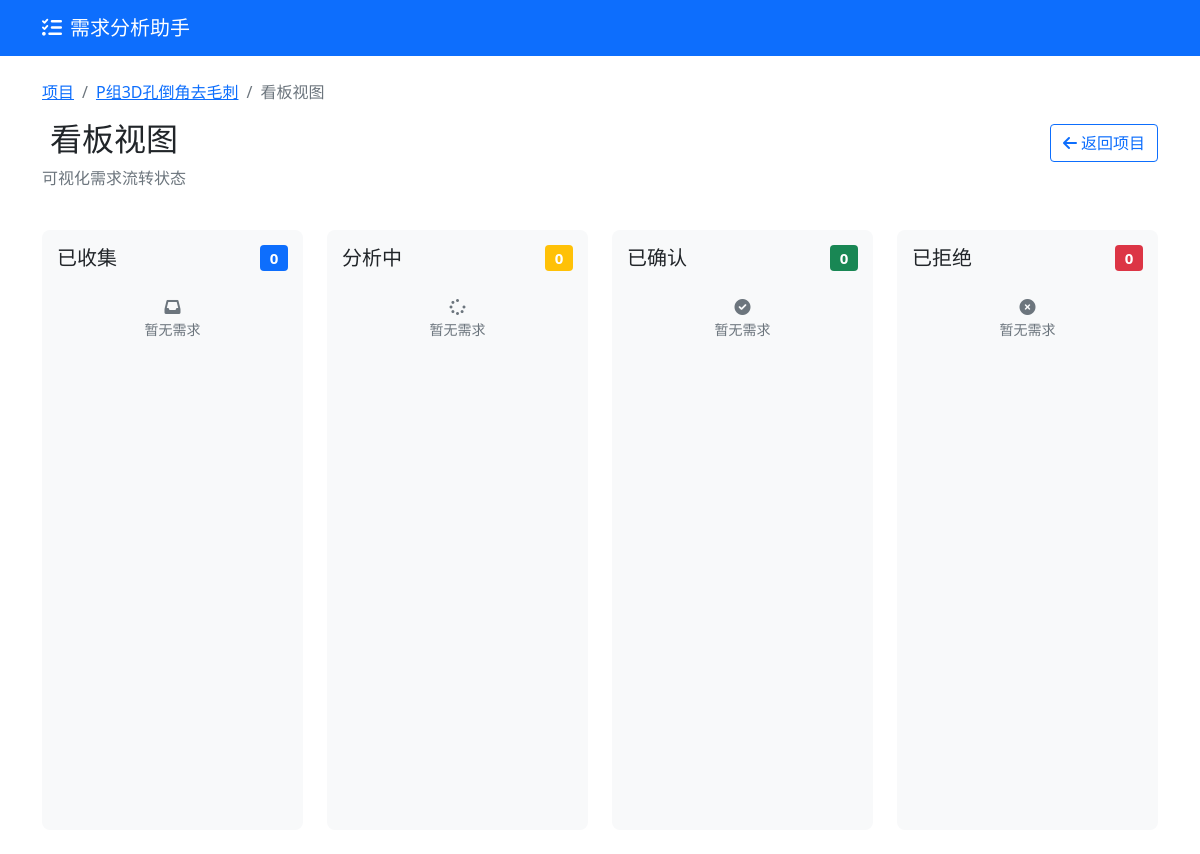
The app's page /project/1/kanban (signed in), older data.
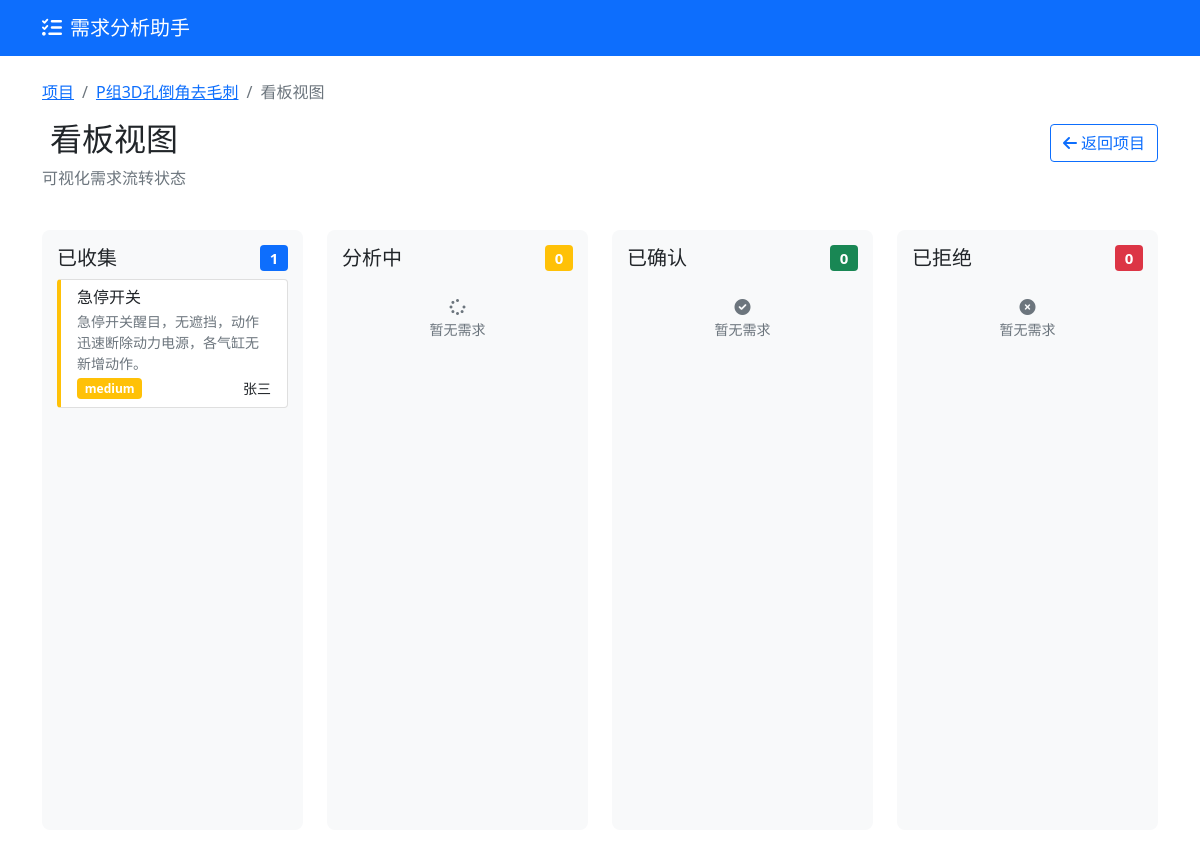
The same page, newer data.
### models.py (models this page shows)
class Requirement(db.Model):
    __tablename__ = 'requirements'
    id = db.Column(db.Integer, primary_key=True)
    project_id = db.Column(db.Integer, db.ForeignKey('projects.id'), nullable=False)
    title = db.Column(db.String(200), nullable=False)
    description = db.Column(db.Text)
    source = db.Column(db.String(100))  # 需求来源
    category = db.Column(db.String(50))  # 需求类别
    priority = db.Column(db.String(20), default='medium')  # low, medium, high, critical
    status = db.Column(db.String(20), default='collected')  # collected, analyzing, confirmed, rejected, completed
    acceptance_criteria = db.Column(db.Text)  # 验收标准
    created_at = db.Column(db.DateTime, default=datetime.utcnow)
    updated_at = db.Column(db.DateTime, default=datetime.utcnow, onupdate=datetime.utcnow)
    estimated_business_value = db.Column(db.Integer, default=5)  # 预估业务价值 (1-10)
    estimated_user_value = db.Column(db.Integer, default=5)      # 预估用户价值 (1-10)
    estimated_technical_value = db.Column(db.Integer, default=5) # 预估技术价值 (1-10)
    estimated_effort = db.Column(db.Integer, default=5)          # 预估工作量 (1-10)
    estimated_roi = db.Column(db.Float, default=0.0)             # 预估ROI
    actual_business_value = db.Column(db.Integer, default=0)     # 实际业务价值 (1-10)
    actual_user_value = db.Column(db.Integer, default=0)         # 实际用户价值 (1-10)
    actual_technical_value = db.Column(db.Integer, default=0)    # 实际技术价值 (1-10)
    actual_effort = db.Column(db.Integer, default=0)             # 实际工作量 (1-10)
    actual_roi = db.Column(db.Float, default=0.0)                # 实际ROI
    value_assessor = db.Column(db.String(100))                   # 价值评估人
    value_assessment_date = db.Column(db.DateTime)               # 价值评估日期
    actual_value_assessor = db.Column(db.String(100))            # 实际价值评估人
    actual_value_assessment_date = db.Column(db.DateTime)        # 实际价值评估日期

### app.py (the view)
@app.route('/project/<int:project_id>/kanban')
@login_required
def kanban_view(project_id):
    project = Project.query.get_or_404(project_id)
    requirements = Requirement.query.filter_by(project_id=project_id).all()
    status_groups = {
        'collected': [r for r in requirements if r.status == 'collected'],
        'analyzing': [r for r in requirements if r.status == 'analyzing'],
        'confirmed': [r for r in requirements if r.status == 'confirmed'],
        'rejected': [r for r in requirements if r.status == 'rejected']
    }
    response = make_response(render_template('kanban.html',
                          project=project,
                          status_groups=status_groups))
    return response

### app.py (called while the page is built)
@app.after_request
def after_request(response):
    response.headers["Cache-Control"] = "no-cache, no-store, must-revalidate"
    response.headers["Pragma"] = "no-cache"
    response.headers["Expires"] = "0"
    return response

def login_required(f):
    @functools.wraps(f)
    def decorated_function(*args, **kwargs):
        if 'user_id' not in session:
            return jsonify({'success': False, 'error': '需要登录'}), 401
        return f(*args, **kwargs)
    return decorated_function

### templates/kanban.html (shortened to what the changed rows need)
{% extends "base.html" %}
{% block content %}
<div class="row mb-4">
    <div class="col-12">
        <div class="d-flex justify-content-between align-items-center">
            <h2>看板视图</h2>
        </div>
    </div>
</div>
<div class="row">
    <div class="col-lg-3 col-md-6 mb-4">
        <div class="status-column" data-status="collected">
            <h5 class="d-flex justify-content-between align-items-center">
                <span>已收集</span>
                <span class="badge bg-primary">{{ status_groups.collected|length }}</span>
            </h5>
            <div class="requirements-list">
                {% for requirement in status_groups.collected %}
                <div class="card requirement-card mb-2 priority-{{ requirement.priority }}" data-id="{{ requirement.id }}">
                    <div class="card-body py-2">
                        <h6 class="card-title mb-1">{{ requirement.title }}</h6>
                        <p class="card-text small text-muted mb-1">{{ requirement.description[:60] }}{% if requirement.description|length > 60 %}...{% endif %}</p>
                        <div class="d-flex justify-content-between align-items-center">
                            <span class="badge bg-{{ 'danger' if requirement.priority == 'high' else 'warning' if requirement.priority == 'medium' else 'success' }} small">
                                {{ requirement.priority }}
                            </span>
                            <small>{{ requirement.source or '未知来源' }}</small>
                        </div>
                    </div>
                </div>
                {% else %}
                <div class="text-center text-muted py-3">
                    <i class="fas fa-inbox"></i>
                    <p class="small mb-0">暂无需求</p>
                </div>
                {% endfor %}
            </div>
        </div>
    </div>
</div>
{% endblock %}

Row changes from the older to the newer data that the page shows:
added Requirement: title "急停开关", description "急停开关醒目，无遮挡，动作迅速断除动力电源，各气缸无新增动作。", priority "medium", source "张三"
Text that changed along with them:
{{ status_groups.collected|length }}: "0" → "1"
text no longer shown: "暂无需求"
